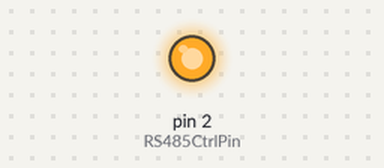
This sketch was run on a simulated Arduino Uno, built with avr-gcc and run on an emulated ATmega328P. On the bench: output pins drawn as LEDs (lit = HIGH). What the sketch prints to the serial monitor is not drawn.

Above: at 0.02 s.
At 7.5 s:
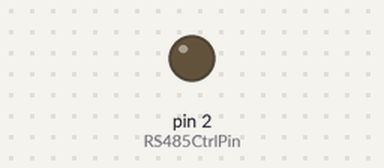
Timing chart, 0 to 20.3 s (numbered marks = the images above):
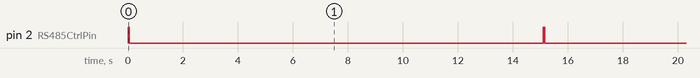

Measured:
- by itself, pin 2 (RS485CtrlPin): alternates HIGH for 0.05 s and LOW for 15.6 s
- by itself, everything shown: repeats every 31.2 s, in 4 steps

The sketch:

T_RH_MODbus_V1.ino
```cpp
#include <SoftwareSerial.h>
#include <stdlib.h>
String inString = "";    // string to hold input
#define TIME_REQUEST  7
unsigned long interframe_delay = 2;  /* Modbus t3.5 = 2 ms */
int AC_no = 3;
unsigned  v00,v01;
double temp,humi;
int data[12];
int state = 0;
int retval;
#define RS485CtrlPin 2
SoftwareSerial SSerial3(8, 7); // RX, TX

void setup() {
  // put your setup code here, to run once:
    const int baudrate = 9600;
        if (baudrate <= 19200)
                interframe_delay = (unsigned long)(3.5 * 11 / baudrate);  /* Modbus t3.5 */
        SSerial3.begin(9600);   /* format 8N1, DOES NOT comply with Modbus spec. */
        Serial.begin(baudrate);
     pinMode(RS485CtrlPin, OUTPUT);
}

void loop() {
  // put your main code here, to run repeatedly:
  Serial.println();
  Serial.println("Start...");
AC_no =1;
read_AC();
display_value();
//AC_no = 2;
//read_AC();
//display_value();
delay(1000);
}
```

HT_MODbus.ino
```cpp
/****************************************************************************
 * BEGIN MODBUS RTU MASTER FUNCTIONS
 ****************************************************************************/

#define TIMEOUT 1000    /* 1 second */
#define MAX_READ_REGS 125
#define MAX_WRITE_REGS 125
#define MAX_RESPONSE_LENGTH 64 //256
#define PRESET_QUERY_SIZE 64 //256
/* errors */
#define PORT_ERROR -5

/*
CRC

 INPUTS:
  buf   ->  Array containing message to be sent to controller.
  start ->  Start of loop in crc counter, usually 0.
  cnt   ->  Amount of bytes in message being sent to controller/
 OUTPUTS:
  temp  ->  Returns crc byte for message.
 COMMENTS:
  This routine calculates the crc high and low byte of a message.
  Note that this crc is only used for Modbus, not Modbus+ etc.
 ****************************************************************************/

unsigned int crc(unsigned char *buf, int start, int cnt)
{
        int i, j;
        unsigned temp, temp2, flag;

        temp = 0xFFFF;

        for (i = start; i < cnt; i++) {
                temp = temp ^ buf[i];

                for (j = 1; j <= 8; j++) {
                        flag = temp & 0x0001;
                        temp = temp >> 1;
                        if (flag)
                                temp = temp ^ 0xA001;
                }
        }

        /* Reverse byte order. */

        temp2 = temp >> 8;
        temp = (temp << 8) | temp2;
        temp &= 0xFFFF;

        return (temp);
}


/***********************************************************************
 *
 *  The following functions construct the required query into
 *  a modbus query packet.
 *
 ***********************************************************************/

#define REQUEST_QUERY_SIZE 6  /* the following packets require          */
#define CHECKSUM_SIZE 2   /* 6 unsigned chars for the packet plus   */
/* 2 for the checksum.                    */

void build_request_packet(int slave, int function, int start_addr,
int count, unsigned char *packet)
{
        packet[0] = slave;
        packet[1] = function;
        //start_addr -= 1;
        packet[2] = start_addr >> 8;
        packet[3] = start_addr & 0x00ff;
        packet[4] = count >> 8;
        packet[5] = count & 0x00ff;


}

/*************************************************************************
 *
 * modbus_query( packet, length)
 *
 * Function to add a checksum to the end of a packet.
 * Please note that the packet array must be at least 2 fields longer than
 * string_length.
 **************************************************************************/

void modbus_query(unsigned char *packet, size_t string_length)
{
        int temp_crc;

        temp_crc = crc(packet, 0, string_length);

        packet[string_length++] = temp_crc >> 8;
        packet[string_length++] = temp_crc & 0x00FF;
        packet[string_length] = 0;

}


/***********************************************************************
 *
 * send_query(query_string, query_length )
 *
 * Function to send a query out to a modbus slave.
 ************************************************************************/

int send_query(unsigned char *query, size_t string_length)
{

        int i;

        modbus_query(query, string_length);
        string_length += 2;

 digitalWrite(RS485CtrlPin, HIGH);
 delay(5);
// Serial.print("S:");
        for (i = 0; i < string_length; i++) {
                SSerial3.write(query[i]);
                delay(5);
               //  Serial.print(query[i],HEX );
               //  Serial.print(",");
           }
           SSerial3.flush();
         // Serial.println();

          digitalWrite(RS485CtrlPin,LOW);
          delay(15);
        /* without the following delay, the reading of the response might be wrong
        * apparently, */
            //    delay(200);            /* FIXME: value to use? */
          return i;     /* it does not mean that the write was succesful, though */

}


/***********************************************************************
 *
 *  receive_response( array_for_data )
 *
 * Function to monitor for the reply from the modbus slave.
 * This function blocks for timeout seconds if there is no reply.
 *
 * Returns: Total number of characters received.
 ***********************************************************************/

int receive_response(unsigned char *received_string)
{

        int bytes_received = 0;
        int i = 0;
        /* wait for a response; this will block! */
//delay(500);

        while(SSerial3.available() == 0 ) {
                delay(15);
                if (i++ > TIMEOUT)
                        return bytes_received;
        }

        /* FIXME: does Serial.available wait 1.5T or 3.5T before exiting the loop? */

              //  Serial.print("R:");
        while(SSerial3.available()) {

                received_string[bytes_received] = SSerial3.read();
                delay(15);
                       // Serial.print(received_string[bytes_received],HEX );
                 //Serial.print(",");
                bytes_received++;
                if (bytes_received ==7)
                {
                // SSerial3.flush();
                         delay(10);
                //  Serial.println();
                  return (bytes_received);
                }
              //   delay(10);
          }
          // SSerial3.flush();
                  delay(10);
        //Serial.println();
        //Serial.print("Byte:");
        // Serial.println(bytes_received);
        return (bytes_received);
}


/*********************************************************************
 *
 *  modbus_response( response_data_array, query_array )
 *
 * Function to the correct response is returned and that the checksum
 * is correct.
 *
 * Returns: string_length if OK
 *    0 if failed
 *    Less than 0 for exception errors
 *
 *  Note: All functions used for sending or receiving data via
 *        modbus return these return values.
 *
 **********************************************************************/

int modbus_response(unsigned char *data, unsigned char *query)
{
        int response_length;

        unsigned int crc_calc = 0;
        unsigned int crc_received = 0;
        unsigned char recv_crc_hi;
        unsigned char recv_crc_lo;

      do {        // repeat if unexpected slave replied
                response_length = receive_response(data);
      } while ((response_length > 0) && (data[0] != query[0]));

        if (response_length) {


                crc_calc = crc(data, 0, response_length - 2);

                recv_crc_hi = (unsigned) data[response_length - 2];
                recv_crc_lo = (unsigned) data[response_length - 1];

                crc_received = data[response_length - 2];
                crc_received = (unsigned) crc_received << 8;
                crc_received =
                        crc_received | (unsigned) data[response_length - 1];


                /*********** check CRC of response ************/

                if (crc_calc != crc_received) {
                        response_length = 0;
                }


                /********** check for exception response *****/

                if (response_length && data[1] != query[1]) {
                        response_length = 0 - data[2];
                }
        }
        return (response_length);
}


/************************************************************************
 *
 *  read_reg_response
 *
 *  reads the response data from a slave and puts the data into an
 *  array.
 *
 ************************************************************************/

int read_reg_response(int *dest, int dest_size, unsigned char *query)
{

        unsigned char data[MAX_RESPONSE_LENGTH];
        int raw_response_length;
        int temp, i;

        raw_response_length = modbus_response(data, query);
        if (raw_response_length > 0)
                raw_response_length -= 2;

        if (raw_response_length > 0) {
                /* FIXME: data[2] * 2 ???!!! data[2] isn't already the byte count (number of registers * 2)?! */
                for (i = 0;
         i < (data[2] * 2) && i < (raw_response_length / 2);
         i++) {

                        /* shift reg hi_byte to temp */
                        temp = data[3 + i * 2] << 8;
                        /* OR with lo_byte           */
                        temp = temp | data[4 + i * 2];

                        dest[i] = temp;
                }
        }
        return (raw_response_length);
}


/***********************************************************************
 *
 *  preset_response
 *
 *  Gets the raw data from the input stream.
 *
 ***********************************************************************/

int preset_response(unsigned char *query)
{
        unsigned char data[MAX_RESPONSE_LENGTH];
        int raw_response_length;

        raw_response_length = modbus_response(data, query);

        return (raw_response_length);
}


/************************************************************************
 *
 *  read_holding_registers
 *
 *  Read the holding registers in a slave and put the data into
 *  an array.
 *
 *************************************************************************/

int read_holding_registers(int slave, int start_addr, int count,
int *dest, int dest_size)
{
        int function = 0x03;  /* Function: Read Holding Registers */
        int ret;

        unsigned char packet[REQUEST_QUERY_SIZE + CHECKSUM_SIZE];

        if (count > MAX_READ_REGS) {
                count = MAX_READ_REGS;
        }


        build_request_packet(slave, function, start_addr, count, packet);

        if (send_query(packet, REQUEST_QUERY_SIZE) > -1) {
                ret = read_reg_response(dest, dest_size, packet);
        }
        else {

                ret = -1;
        }

        return (ret);
}


/************************************************************************
 *
 *  preset_multiple_registers
 *
 *  Write the data from an array into the holding registers of a
 *  slave.
 *
 *************************************************************************/

int preset_multiple_registers(int slave, int start_addr,
int reg_count, int *data)
{
        int function = 0x10;  /* Function 16: Write Multiple Registers */
        int byte_count, i, packet_size = 6;
        int ret;

        unsigned char packet[PRESET_QUERY_SIZE];

        if (reg_count > MAX_WRITE_REGS) {
                reg_count = MAX_WRITE_REGS;
        }

        build_request_packet(slave, function, start_addr, reg_count, packet);
        byte_count = reg_count * 2;
        packet[6] = (unsigned char)byte_count;

        for (i = 0; i < reg_count; i++) {
                packet_size++;
                packet[packet_size] = data[i] >> 8;
                packet_size++;
                packet[packet_size] = data[i] & 0x00FF;
        }

        packet_size++;
        if (send_query(packet, packet_size) > -1) {
                ret = preset_response(packet);
        }
        else {
                ret = -1;
        }

        return (ret);
}
```

displayDATA.ino
```cpp
void display_value() {
  Serial.print("Device ID:");
  Serial.print(AC_no);
  Serial.print("  TEMP:");
  Serial.print(v01);
  Serial.print(", RH:");
  Serial.print(v00);
   Serial.println();
}
```

readAC.ino
```cpp
  void read_AC()
 {
     retval= read_holding_registers( AC_no,0,1,data,10);
     v00=   (unsigned int )(256 *( data[0]>>8) + (data[0] & 0x00ff) );

     retval= read_holding_registers( AC_no,1,1,data,10);
     v01 =  (unsigned int ) (256 *( data[0]>>8) + (data[0] & 0x00ff) );


   }
```
